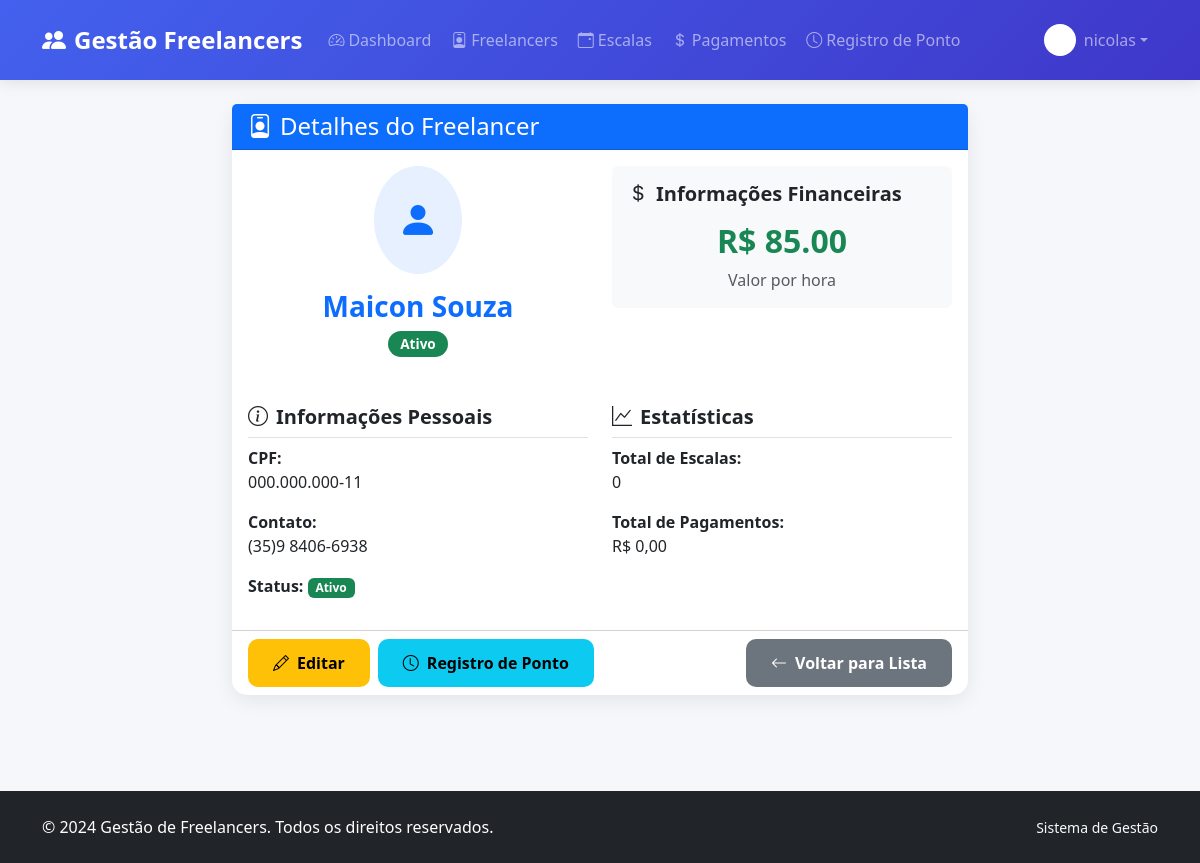
/freelancers/1/visualizar/ (signed in), run on an earlier commit of the app's database.
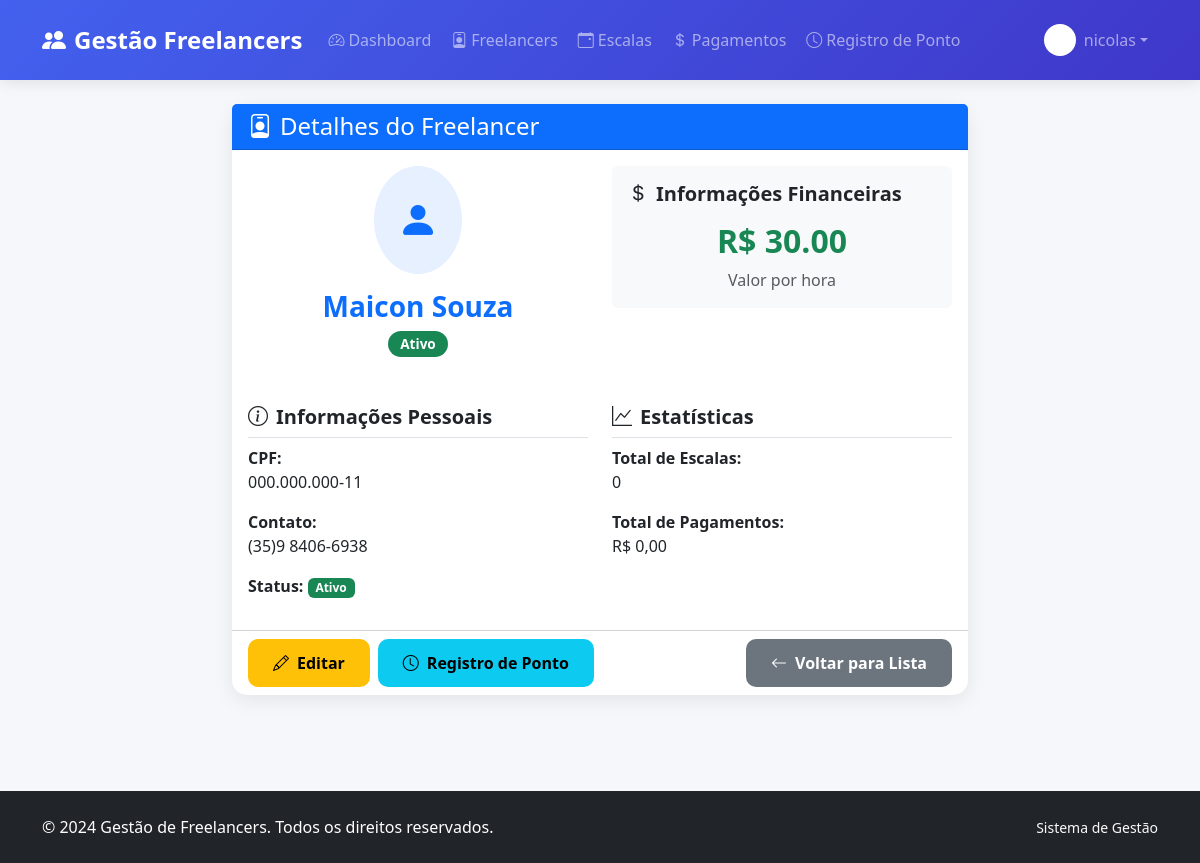
And on a later commit of the database.
### freelancers/models.py (models this page shows, shortened)
class Freelancer(models.Model):
    STATUS_CHOICES = [
        ('ativo', 'Ativo'),
        ('inativo', 'Inativo'),
        ('licenca', 'Licença'),
    ]
    nome = models.CharField(max_length=100)
    cpf = models.CharField(max_length=14, unique=True)
    contato = models.CharField(max_length=50)
    valor_hora = models.DecimalField(max_digits=6, decimal_places=2)
    status = models.CharField(max_length=10, choices=STATUS_CHOICES, default='ativo')

### freelancers/views.py (the view)
# urls.py: path('<int:freelancer_id>/visualizar/', views.visualizar_freelancer, name='visualizar_freelancer'),
@login_required
def visualizar_freelancer(request, freelancer_id):
    if hasattr(request.user, 'perfilusuario') and request.user.perfilusuario.tipo == 'freelancer':
        return redirect('dashboard_freelancer')
    freelancer = get_object_or_404(Freelancer, id=freelancer_id)
    return render(request, "freelancers/visualizar_freelancer.html", {
        "freelancer": freelancer
    })

### freelancers/templates/freelancers/visualizar_freelancer.html (shortened to what the changed rows need)
{% extends 'base.html' %}
{% block content %}
<div class="row justify-content-center">
    <div class="col-lg-8">
        <div class="card card-custom">
            <div class="card-body">
                <div class="row">
                    <div class="col-md-6 text-center mb-4">
                        <div class="bg-primary bg-opacity-10 rounded-circle d-inline-flex p-4 mb-3">
                            <i class="bi bi-person-fill text-primary fs-1"></i>
                        </div>
                        <h3 class="text-primary fw-bold">{{ freelancer.nome }}</h3>
                        {% if freelancer.status == 'ativo' %}
                        <span class="badge bg-success status-badge">Ativo</span>
                        {% elif freelancer.status == 'inativo' %}
                        <span class="badge bg-danger status-badge">Inativo</span>
                        {% elif freelancer.status == 'ferias' %}
                        <span class="badge bg-warning status-badge">Férias</span>
                        {% endif %}
                    </div>
                    <div class="col-md-6">
                        <div class="card bg-light border-0">
                            <div class="card-body">
                                <div class="text-center">
                                    <h2 class="text-success fw-bold">R$ {{ freelancer.valor_hora }}</h2>
                                    <p class="text-muted mb-0">Valor por hora</p>
                                </div>
                            </div>
                        </div>
                    </div>
                </div>
                <div class="row mt-4">
                    <div class="col-md-6">
                        <div class="mb-3">
                            <strong>CPF:</strong>
                            <p class="text-dark">{{ freelancer.cpf }}</p>
                        </div>
                        <div class="mb-3">
                            <strong>Contato:</strong>
                            <p class="text-dark">{{ freelancer.contato }}</p>
                        </div>
                    </div>
                </div>
            </div>
        </div>
    </div>
</div>
{% endblock %}

What changed in the data, as far as the page shows it:
changed Freelancer "Maicon Souza": valor_hora "85.00" → "30.00"
